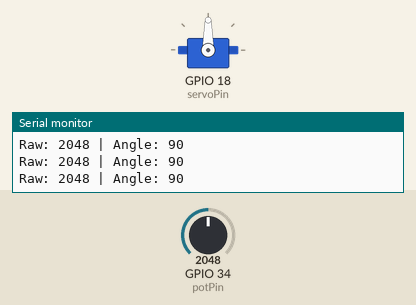
Recording of a sketch running on a simulated ESP32. Shown: servo, the last lines printed to the serial monitor. The test bench sets the inputs (shaded band); at power-on: GPIO 34 (potPin) = 2048.

Above: at 2.2 s.
2.3 s: GPIO 34 (potPin) set to 2866
At 2.6 s:
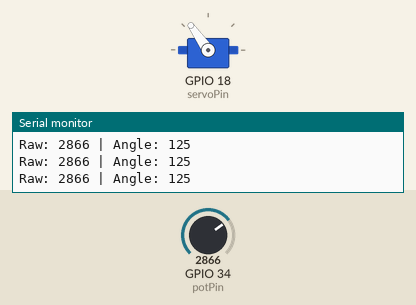
3.8 s: GPIO 34 (potPin) set to 3603
At 5.0 s:
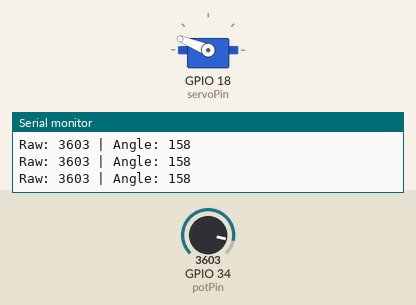
5.3 s: GPIO 34 (potPin) set to 4095
At 6.1 s:
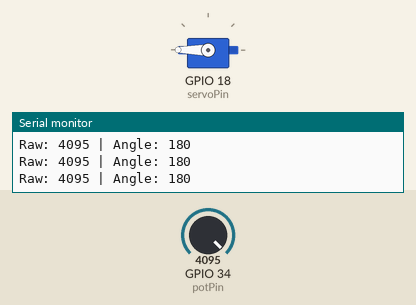
6.8 s: GPIO 34 (potPin) set to 1228
At 7.3 s:
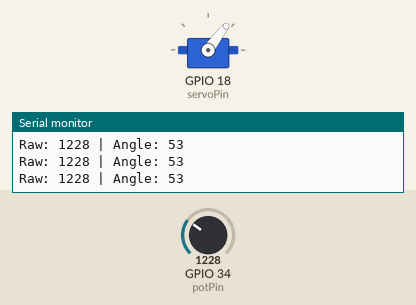
8.3 s: GPIO 34 (potPin) set to 491
At 9.5 s:
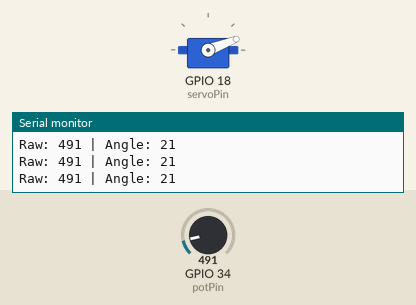
9.8 s: GPIO 34 (potPin) set to 0
At 10.7 s:
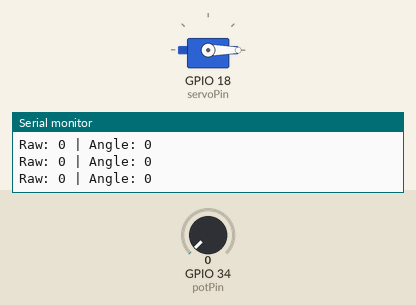
Timing chart, 0 to 12.3 s (numbered marks = the images above; inputs shaded):
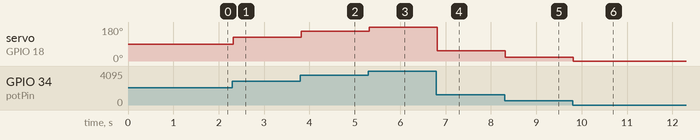

The sketch:

Code.ino
```cpp
// Project: Direct 1:1 control of a 180° servo using a single potentiometer
// Author: Dae
// Platform: ESP32 (Arduino core)

#include <ESP32Servo.h>   // Library that provides servo control on the ESP32

Servo myServo;          // Create a Servo object to control the servo

// Pin assignments
const int potPin = 34;    // ADC input pin for the potentiometer (analog read only)
const int servoPin = 18;  // PWM output pin for the servo signal

void setup() {
  Serial.begin(115200);   // Initialize serial port for monitoring at 115200 baud
  delay(1000);            // Short delay to allow serial monitor to open/stabilize

  // Attach the servo object to the servoPin.
  // The additional parameters define the valid pulse width range in microseconds.
  // Typical hobby servos accept pulses in the range ~500 to ~2400 µs.
  myServo.attach(servoPin, 500, 2400);
}

void loop() {
  // Read the raw ADC value from the potentiometer.
  // On the ESP32 Arduino core this returns 0..4095 for 12-bit resolution.
  int raw = analogRead(potPin);

  // Map the raw ADC range (0..4095) to the servo angle range (0..180).
  // map() returns a long integer; we store the mapped value in an int 'angle'.
  int angle = map(raw, 0, 4095, 0, 180);

  // Command the servo to move to the computed angle (degrees).
  myServo.write(angle);

  // Print raw ADC value and mapped angle for debugging/monitoring.
  Serial.print("Raw: ");
  Serial.print(raw);
  Serial.print(" | Angle: ");
  Serial.println(angle);

  // Small delay to stabilize sampling and reduce jitter.
  delay(20);
}
```

Measured:
- after the input at 2.3 s, servo on GPIO 18 (servoPin): 90° → 125° at once
- after the input at 3.8 s, servo on GPIO 18 (servoPin): 125° → 158° at once
- after the input at 5.3 s, servo on GPIO 18 (servoPin): 158° → 180° at once
- after the input at 6.8 s, servo on GPIO 18 (servoPin): 180° → 53° at once
- after the input at 8.3 s, servo on GPIO 18 (servoPin): 53° → 21° at once
- after the input at 9.8 s, servo on GPIO 18 (servoPin): 21° → 0° at once
